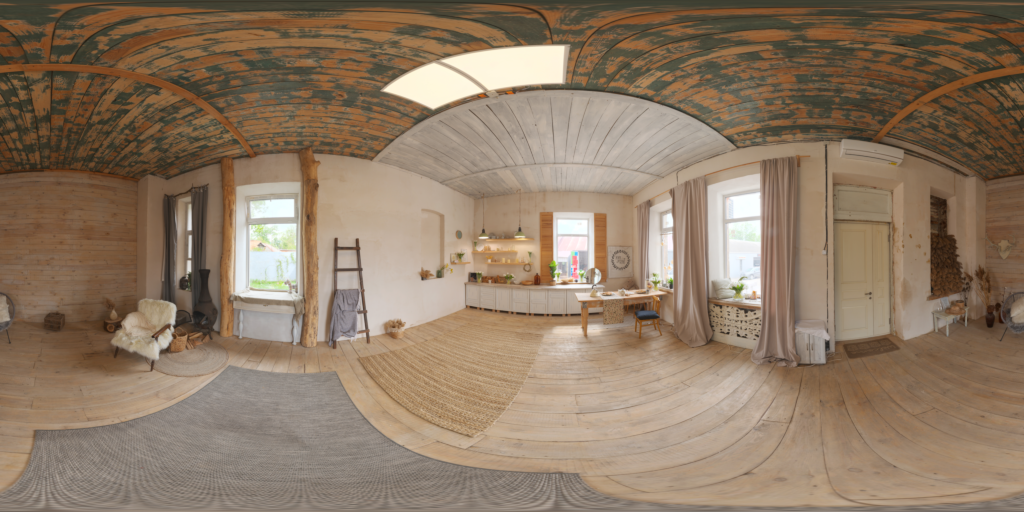
#> input picture studio_country_hall.png, 1024 x 512 px
$ python example_var.py
#> lines starting #> are read from the running program, lines starting #| are printed output that depends on the picture
### misc.py
# BSD 3-Clause License
#
# Copyright (c) 2023, Friedrich-Alexander-Universität Erlangen-Nürnberg.
# All rights reserved.
#
# Redistribution and use in source and binary forms, with or without
# modification, are permitted provided that the following conditions are met:
#
# * Redistributions of source code must retain the above copyright notice, this
#   list of conditions and the following disclaimer.
#
# * Redistributions in binary form must reproduce the above copyright notice,
#   this list of conditions and the following disclaimer in the documentation
#   and/or other materials provided with the distribution.
#
# * Neither the name of the copyright holder nor the names of its
#   contributors may be used to endorse or promote products derived from
#   this software without specific prior written permission.
#
# THIS SOFTWARE IS PROVIDED BY THE COPYRIGHT HOLDERS AND CONTRIBUTORS "AS IS"
# AND ANY EXPRESS OR IMPLIED WARRANTIES, INCLUDING, BUT NOT LIMITED TO, THE
# IMPLIED WARRANTIES OF MERCHANTABILITY AND FITNESS FOR A PARTICULAR PURPOSE ARE
# DISCLAIMED. IN NO EVENT SHALL THE COPYRIGHT HOLDER OR CONTRIBUTORS BE LIABLE
# FOR ANY DIRECT, INDIRECT, INCIDENTAL, SPECIAL, EXEMPLARY, OR CONSEQUENTIAL
# DAMAGES (INCLUDING, BUT NOT LIMITED TO, PROCUREMENT OF SUBSTITUTE GOODS OR
# SERVICES; LOSS OF USE, DATA, OR PROFITS; OR BUSINESS INTERRUPTION) HOWEVER
# CAUSED AND ON ANY THEORY OF LIABILITY, WHETHER IN CONTRACT, STRICT LIABILITY,
# OR TORT (INCLUDING NEGLIGENCE OR OTHERWISE) ARISING IN ANY WAY OUT OF THE USE
# OF THIS SOFTWARE, EVEN IF ADVISED OF THE POSSIBILITY OF SUCH DAMAGE.


from functools import partial
from scipy import interpolate
import numpy as np
import fsmr


def cmp_size(erp_size, block_size=32):
    """
    Calculate cubemap size with number of samples close to erp.

    :param erp_size: size of image in equirectangular projection
    :param block_size: block size each face shall be dividable by
    :return: cubemap size
    """
    v = np.floor(np.sqrt(erp_size[0] * erp_size[1] / 6))
    block_residual = v % block_size
    if block_residual < block_size/2:
        cubeface_res = v + (block_size - block_residual)
    else:
        cubeface_res = v - block_residual
    return int(cubeface_res * 2), int(cubeface_res * 3)


# [13 lines left out: function get_resampler, not called in this run]

### example_var.py
# BSD 3-Clause License
#
# Copyright (c) 2023, Friedrich-Alexander-Universität Erlangen-Nürnberg.
# All rights reserved.
#
# Redistribution and use in source and binary forms, with or without
# modification, are permitted provided that the following conditions are met:
#
# * Redistributions of source code must retain the above copyright notice, this
#   list of conditions and the following disclaimer.
#
# * Redistributions in binary form must reproduce the above copyright notice,
#   this list of conditions and the following disclaimer in the documentation
#   and/or other materials provided with the distribution.
#
# * Neither the name of the copyright holder nor the names of its
#   contributors may be used to endorse or promote products derived from
#   this software without specific prior written permission.
#
# THIS SOFTWARE IS PROVIDED BY THE COPYRIGHT HOLDERS AND CONTRIBUTORS "AS IS"
# AND ANY EXPRESS OR IMPLIED WARRANTIES, INCLUDING, BUT NOT LIMITED TO, THE
# IMPLIED WARRANTIES OF MERCHANTABILITY AND FITNESS FOR A PARTICULAR PURPOSE ARE
# DISCLAIMED. IN NO EVENT SHALL THE COPYRIGHT HOLDER OR CONTRIBUTORS BE LIABLE
# FOR ANY DIRECT, INDIRECT, INCIDENTAL, SPECIAL, EXEMPLARY, OR CONSEQUENTIAL
# DAMAGES (INCLUDING, BUT NOT LIMITED TO, PROCUREMENT OF SUBSTITUTE GOODS OR
# SERVICES; LOSS OF USE, DATA, OR PROFITS; OR BUSINESS INTERRUPTION) HOWEVER
# CAUSED AND ON ANY THEORY OF LIABILITY, WHETHER IN CONTRACT, STRICT LIABILITY,
# OR TORT (INCLUDING NEGLIGENCE OR OTHERWISE) ARISING IN ANY WAY OUT OF THE USE
# OF THIS SOFTWARE, EVEN IF ADVISED OF THE POSSIBILITY OF SUCH DAMAGE.


import numpy as np
import matplotlib.pyplot as plt
import projections
import var
from skimage import img_as_float, io, color, metrics
from misc import cmp_size, get_resampler

# Parameters
image_path = "studio_country_hall.png"
method = 'fsmr'

# Read input
image_erp = color.rgb2gray(img_as_float(io.imread(image_path)))
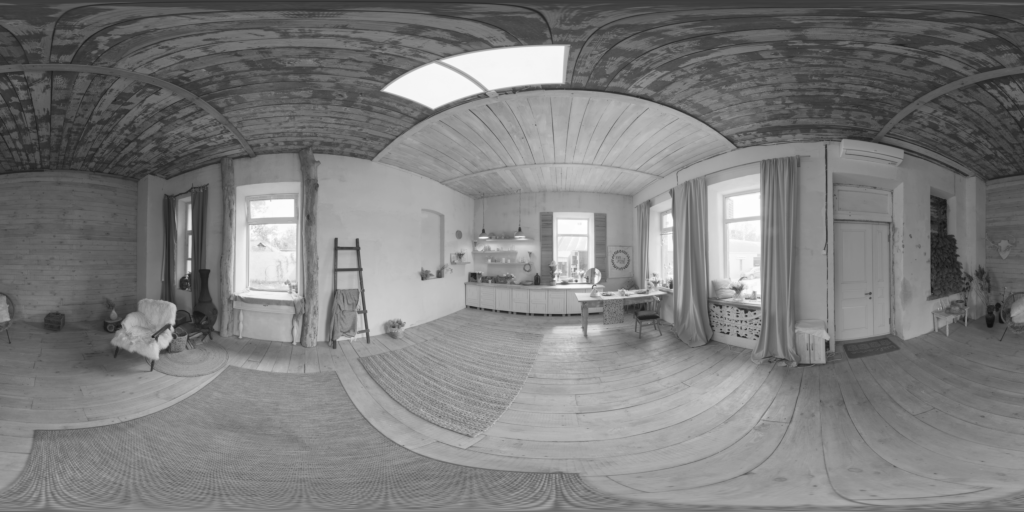
#> image_erp: shape (512, 1024) float64; min 0.0604, max 1, mean 0.488
plt.imshow(image_erp, cmap='gray')
plt.axis('off')
plt.tight_layout()
plt.title("Original equirectangular")
plt.show()

# Configuration
size_src = image_erp.shape
#> size_src = (512, 1024)
size_tar = cmp_size(size_src, 32)
#> size_tar = (640, 960)
#> (the run stopped early here; a loop or call above may not have finished)
